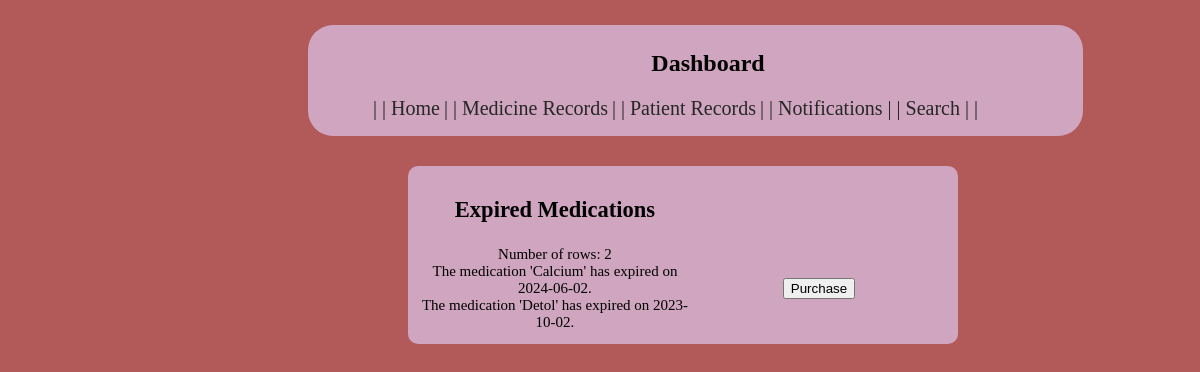
Page /php/expire.php on the committed database.
### tables this page shows
CREATE TABLE purchase  (
  s_name VARCHAR(20),
  s_id INT,
  address VARCHAR (20),
  contact NVARCHAR (10),
  m_id INT PRIMARY KEY,
  m_name VARCHAR(20), 
  batch_no INT , 
  mft_date DATE ,
  exp_date DATE,
  price INT,
  qty INT,
  descript VARCHAR(100) ,
  p_date DATE
);

### php/expire.php (the view, shortened to what this page needs)
 <!DOCTYPE html>
<html lang="en">
<head>
    <link rel="stylesheet" href="../css/displayrecord.css">
</head>
<body>
<div class="container">
		<div class="box">
            <h2 style="text-align:center;">Dashboard</h2>
			<ul>
                <li   ><a href="dashboard.php">|  | Home</a></li>
				<li   ><a href="m.php">|  | Medicine Records</a></li>
				<li   > <a href="p.php">|  | Patient Records</a></li>
				<li   > <a href="n.php">|  | Notifications</a>  </li>
				<li   > <a href="s.php">| | Search  | |</a>  </li>
			</ul>
		</div>
        <div class="expire" style="text-align:center;margin-left:400px;">
            <table><tr><td><h2>Expired Medications</h2></td></tr>
                <tr style="text-align:center;margin-left:300px;"><td>
<?php
include "connect.php";
$sql = "SELECT * FROM purchase WHERE exp_date<CURDATE()";
$result = $conn->query($sql);
echo "Number of rows: " . $result->num_rows . "<br>";
if ($result->num_rows > 0) {
    while ($row = $result->fetch_assoc()) {
        $medicationName = $row["m_name"];
        $expirationDate = $row["exp_date"];
            $message = "The medication '$medicationName' has expired on $expirationDate.";
            echo $message . "<br>";
    }
} else {
    echo "No medications found.";
}
?>
</td>
<td><form action="purchase.php" method="POST">
    <input type="submit" value="Purchase"></form>
</td>
</tr></table></div>
  </div>
</body>
</html>

### css/displayrecord.css (style rules this page uses)
body { background-color: #b25959; }
a,li { list-style-type: none; display: inline; text-decoration: none; color: #272727; font-size: 20px; align-items: center; }
.container { height: 500px auto; width:1000px; margin-top: 20px; }
.box { height: 5%; width: 75%; margin-top: 5px; margin-left: 300px; margin-right: 570px; float: left; padding-left: 25px; padding-top: 5px; background-color: #cfa5bf; border-radius: 25px; }
.expire { width:55%; margin-left: 315px; float: left; margin-top: 30px; background-color: #cfa5bf; border-radius: 10px; }
table { padding: 10px; margin: auto; border: none; }
tr { max-height: 90%; padding-bottom: 5px; height:auto; }
th,td { width: 350px; height: 10px; font-size: 15px; }

### rows in the picture
purchase: message "The medication 'Calcium' has expired on 2024-06-02."
purchase: message "The medication 'Detol' has expired on 2023-10-02."

### other values in the picture
$result->num_rows "2"
